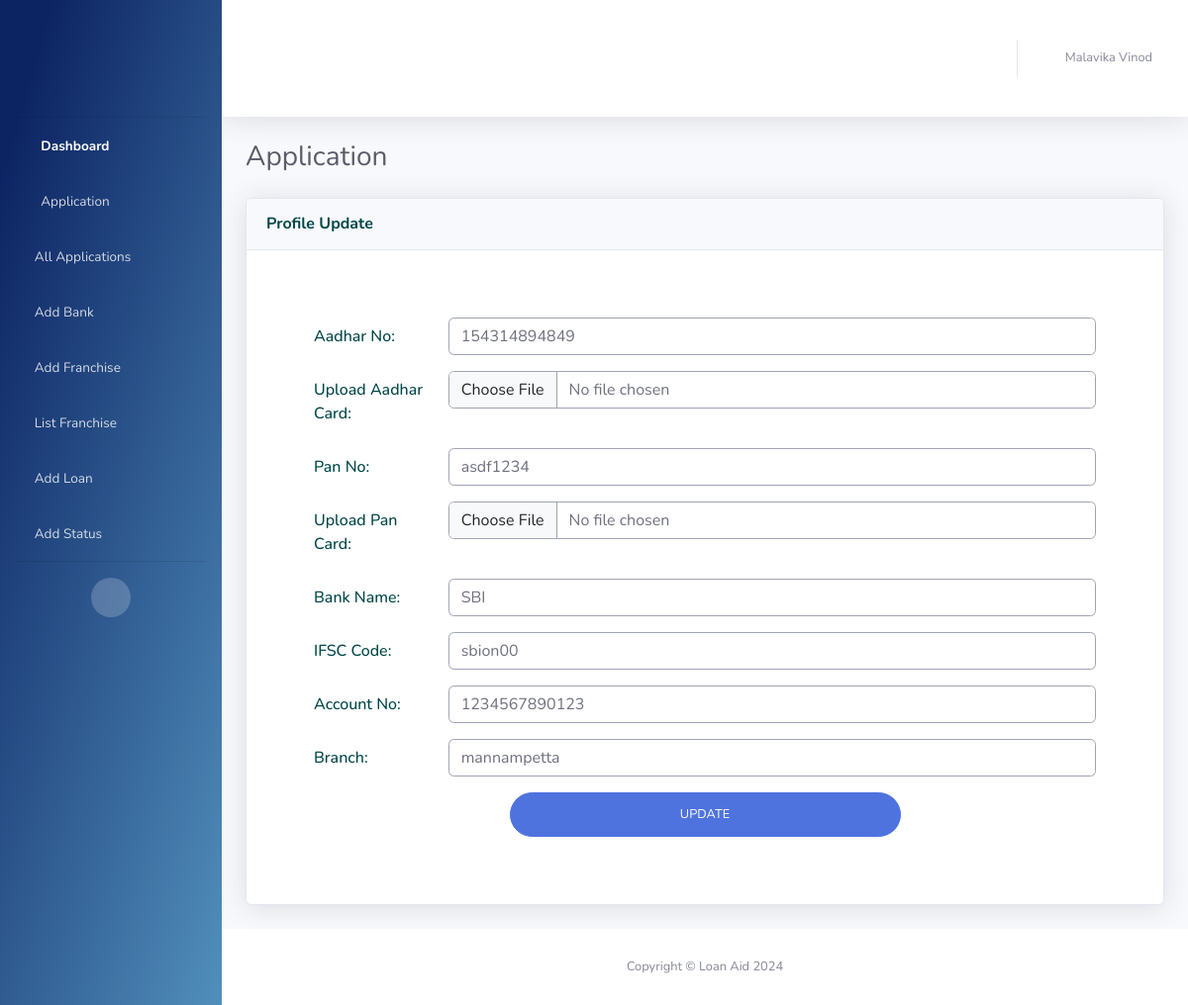
Page /update-profile/ (signed in) on the earlier database version.
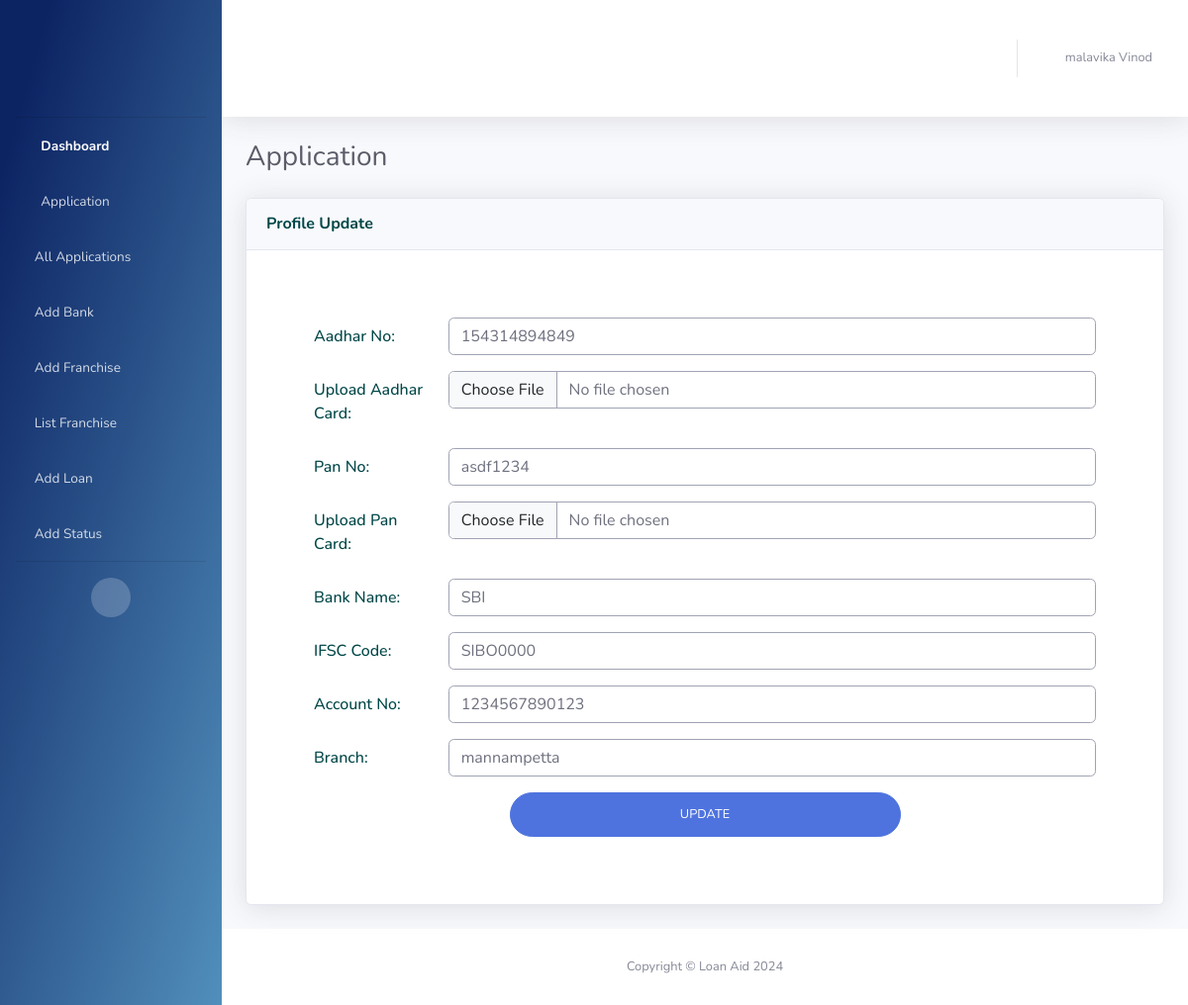
Same page on the later database version.
### UserApp/models.py (models this page shows, shortened)
class StaffModel(models.Model):
    staff_id = models.AutoField(primary_key=True)
    first_name = models.CharField(max_length=100)
    last_name = models.CharField(max_length=100, blank=True, null=True)
    email = models.EmailField(unique=True)
    phone_no = models.CharField(
        max_length=10,
        validators=[
            RegexValidator(
                regex=r"^\d{10}$", message="Enter a valid 10-digit mobile number."
            )
        ],
    )
    password = models.CharField(max_length=128, null=True)
    is_active = models.BooleanField(default=True)
    is_staff = models.BooleanField(default=False)
    created_at = models.DateTimeField(auto_now_add=True)
    last_login = models.DateTimeField(null=True, blank=True)
    profile_completed = models.BooleanField(default=False)
    adhaar_no = models.CharField(max_length=100, null=True, blank=True)
    adhaar_img = models.FileField(upload_to="adhaar/", null=True, blank=True)
    pan_no = models.CharField(max_length=100, null=True, blank=True)
    pan_img = models.FileField(upload_to="pancard/", null=True, blank=True)
    bank_name = models.CharField(max_length=100, null=True, blank=True)
    ifsc_code = models.CharField(max_length=100, null=True, blank=True)
    account_no = models.CharField(max_length=100, null=True, blank=True)
    branch = models.CharField(max_length=100, null=True, blank=True)

### UserApp/views.py (the view)
# urls.py: path('update-profile/', views.update_profile, name='update_profile'),
def update_profile(request):
    user_id = request.session.get('user_id', None)
    if user_id is None:
        return redirect('/login')
    staff = StaffModel.objects.get(staff_id=user_id)
    if request.method == 'POST':
        form = ProfileUpdateForm(
            request.POST, request.FILES, instance=staff)  # Use staff directly
        if form.is_valid():
            form.save()
            staff.profile_completed = True  # Mark the profile as completed
            staff.save()
            return redirect('/')
    else:
        form = ProfileUpdateForm(instance=staff)  # Use staff directly
    return render(request, 'profile_update.html', {'form': form, 'username': f"{staff.first_name} {staff.last_name}"})

### templates/profile_update.html (shortened to what this page needs)
{% extends 'includes/base.html' %}
{% load static %}
{% block content %}
<div class="container-fluid">
    <div class="d-sm-flex align-items-center justify-content-between mb-4">
        <h1 class="h3 mb-0 text-gray-800">Application</h1>
    </div>
    <div class="row">
        <div class="col-xl-12 col-lg-7">
            <div class="card shadow mb-4">
                <div class="card-header py-3 d-flex flex-row align-items-center justify-content-between">
                    <h6 class="m-0 font-weight-bold text-primary">Profile Update</h6>
                </div>
                <div class="card-body">
                    <form class="p-5 user" method="POST" enctype="multipart/form-data">
                        <div class="form-group row">
                            <label for="adhaar_no" class="col-sm-2 col-form-label">Aadhar No:</label>
                            <div class="col-sm-10">
                                {{ form.adhaar_no }}
                            </div>
                        </div>
                        <div class="form-group row">
                            <label for="adhaar_img" class="col-sm-2 col-form-label">Upload Aadhar Card:</label>
                            <div class="col-sm-10">
                                {{ form.adhaar_img }}
                            </div>
                        </div>
                        <div class="form-group row">
                            <label for="pan_no" class="col-sm-2 col-form-label">Pan No:</label>
                            <div class="col-sm-10">
                                {{ form.pan_no }}
                            </div>
                        </div>
                        <div class="form-group row">
                            <label for="pan_img" class="col-sm-2 col-form-label">Upload Pan Card:</label>
                            <div class="col-sm-10">
                                {{ form.pan_img }}
                            </div>
                        </div>
                        <div class="form-group row">
                            <label for="bank_name" class="col-sm-2 col-form-label">Bank Name:</label>
                            <div class="col-sm-10">
                                {{ form.bank_name }}
                            </div>
                        </div>
                        <div class="form-group row">
                            <label for="ifsc_code" class="col-sm-2 col-form-label">IFSC Code:</label>
                            <div class="col-sm-10">
                                {{ form.ifsc_code }}
                            </div>
                        </div>
                        <div class="form-group row">
                            <label for="account_no" class="col-sm-2 col-form-label">Account No:</label>
                            <div class="col-sm-10">
                                {{ form.account_no }}
                            </div>
                        </div>
                        <div class="form-group row">
                            <label for="branch" class="col-sm-2 col-form-label">Branch:</label>
                            <div class="col-sm-10">
                                {{ form.branch }}
                            </div>
                        </div>
                        <input type="submit" class="btn btn-primary btn-user btn-block d-block mx-auto" value="UPDATE">
                    </form>
                </div>
            </div>
        </div>
    </div>
</div>
</div>
<footer class="sticky-footer bg-white">
    <div class="container my-auto">
        <div class="copyright text-center my-auto">
            <span>Copyright &copy; Loan Aid 2024</span>
        </div>
    </div>
</footer>
</div>
</div>
{% endblock %}

Differences in the rows shown:
changed StaffModel "asdf1234": ifsc_code "sbion00" → "SIBO0000"
Other differences:
{{ username }}: "Malavika Vinod" → "malavika Vinod"
